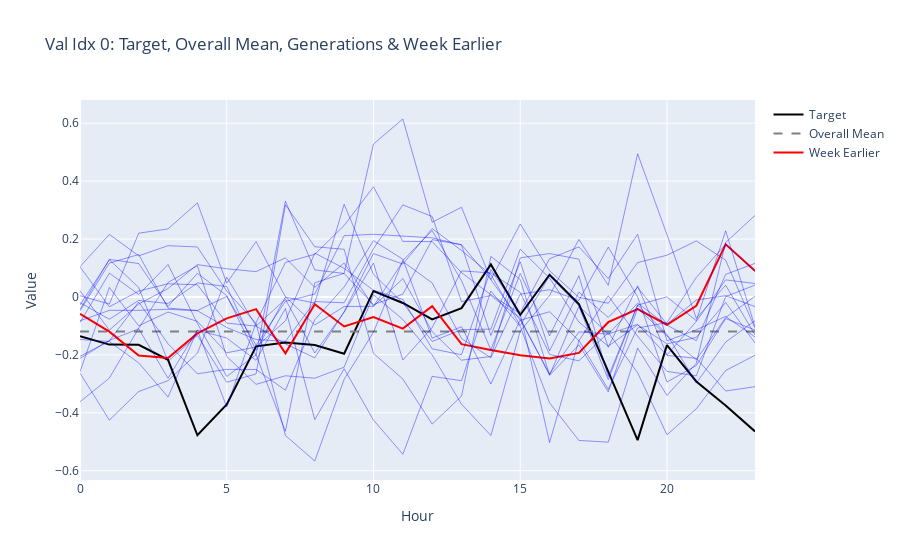

The code cell stored with this chart in its notebook:
### Code cell
fig = plot_val_sample_generation_with_week_earlier(model, X, val_dataset, latent_dim, 0)
if fig: fig.show()
